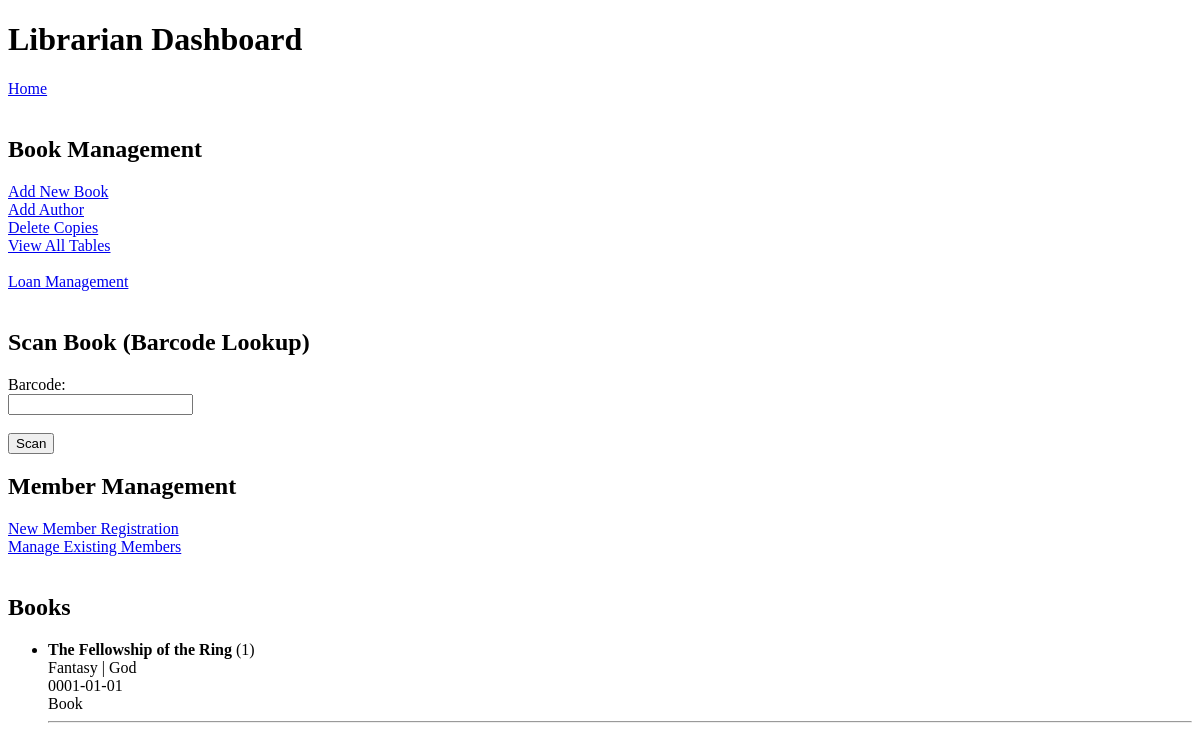
The page /librarian on the database as committed earlier.
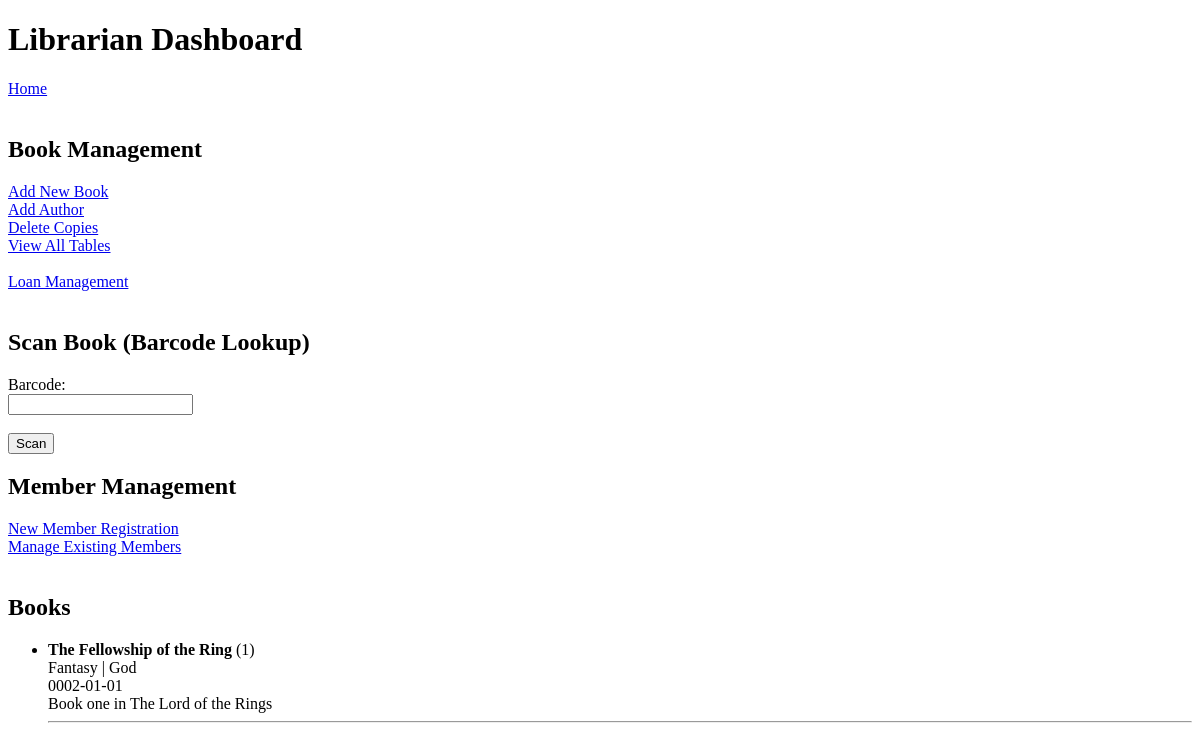
The same page on the database as committed later.
### tables this page shows
CREATE TABLE Books (
            ISBN TEXT PRIMARY KEY,
            Title TEXT NOT NULL,
            Date_Pub TEXT,
            Publisher TEXT,
            Genre TEXT,
            Description TEXT
        );

### app.py (the view)
@app.route('/librarian')
def librarian():
    conn = get_db_connection()
    books = conn.execute('SELECT * FROM Books').fetchall()
    conn.close()
    return render_template('librarian.html', books=books)

### app.py (called while the page is built)
def get_db_connection():
    conn = sqlite3.connect('database.db')
    conn.row_factory = sqlite3.Row
    return conn

### templates/librarian.html (shortened to what this page needs)
<!DOCTYPE html>
<html>
<head>
</head>
<body>
    <h1>Librarian Dashboard</h1>
    <a href="/">Home</a><br><br>
    <h2>Book Management</h2>
    <a href="/add">Add New Book</a><br>
    <a href="/add_author">Add Author</a><br>
    <a href="/delete_copy">Delete Copies</a><br>
    <a href="/tables">View All Tables</a><br><br>
    <a href="/loan_search">Loan Management</a><br><br>
    <h2>Scan Book (Barcode Lookup)</h2>
    <form action="/scan_copy" method="POST">
        <label>Barcode:</label><br>
        <input type="text" name="barcode" autofocus required><br><br>
        <button type="submit">Scan</button>
    </form>
    <h2>Member Management</h2>
    <a href="/add_member">New Member Registration</a><br>
    <a href="/member-management">Manage Existing Members</a><br><br>
    <h2>Books</h2>
    <ul>
        {% for book in books %}
            <li>
                <strong>{{ book['Title'] }}</strong> ({{ book['ISBN'] }})<br>
                {{ book['Genre'] }} | {{ book['Publisher'] }}<br>
                {{ book['Date_Pub'] }}<br>
                {{ book['Description'] }}
            </li>
            <hr>
        {% endfor %}
    </ul>
</body>
</html>

Rows that differ between the two databases and show on the page:
changed Books "The Fellowship of the Ring": Date_Pub "0001-01-01" → "0002-01-01"; Description "Book" → "Book one in The Lord of the Rings"
